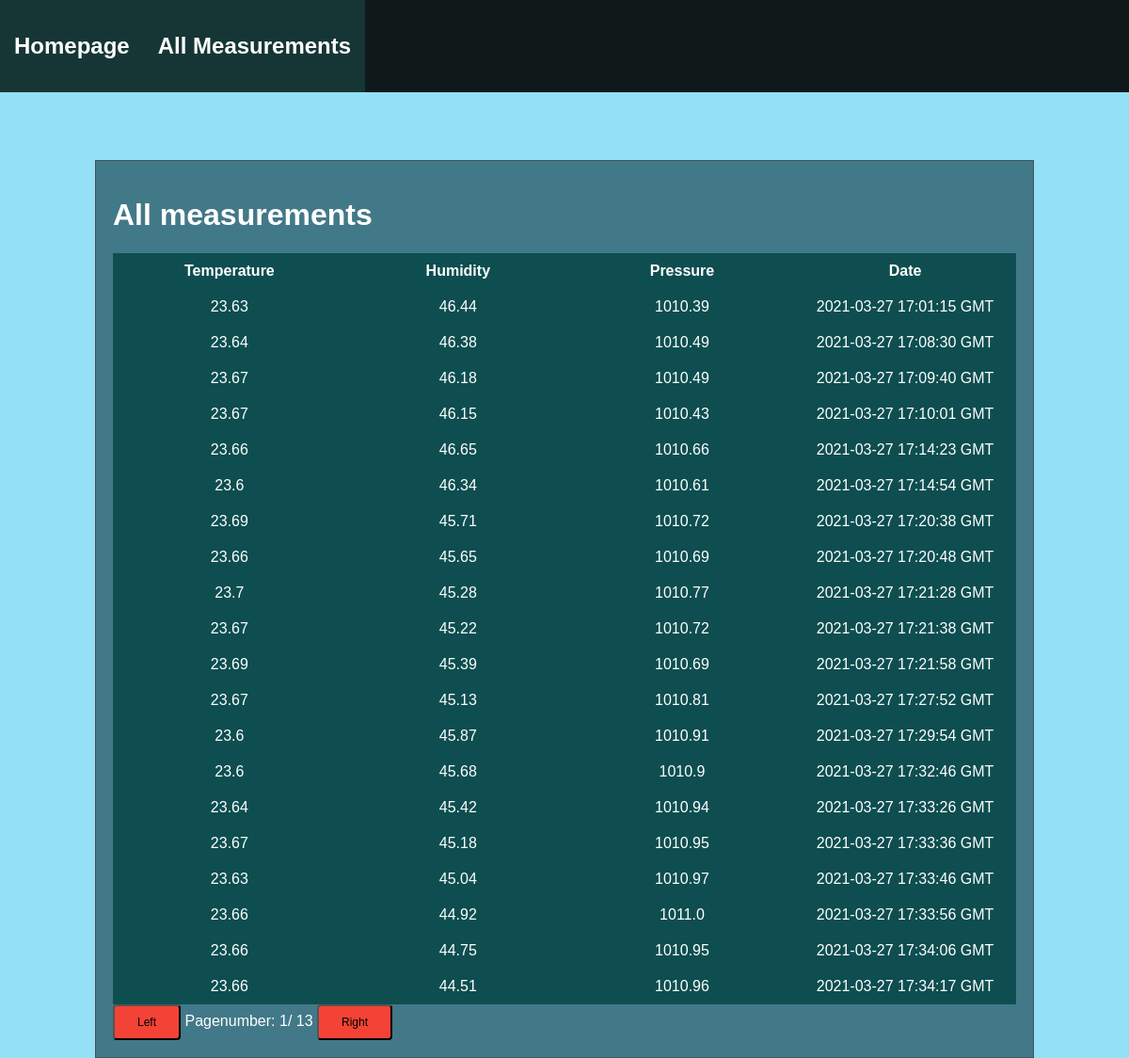
Screenshot of /measurements with the database file from the repository.
### tables this page shows
CREATE TABLE measurements(
    temp FLOAT(2) NOT NULL,
    hum FLOAT(2) NOT NULL,
    press FLOAT(2) NOT NULL,
    date TIMESTAMP NOT NULL
 );

### app.py (the view)
@app.route("/measurements")
def measurements():
    return render_template("/html/measurements.html", config=__CONFIG, data=db.get_measurements())

### measurements_db.py (called while the page is built)
def get_measurements():
    with sqlite3.connect(
        __MEASUREMENTS_DB, detect_types=sqlite3.PARSE_DECLTYPES | sqlite3.PARSE_COLNAMES
        ) as conn:
        cur = conn.cursor()
        cur.execute("SELECT * FROM measurements ORDER BY date ASC")
        return cur.fetchall()

### templates/html/measurements.html (shortened to what this page needs)
<!DOCTYPE html>
    {% extends "/html/layout.html" %}
    {% set active_page = "measurements" %}
    {% block content %}
        <h1>All measurements</h1>
            <table>
                    <tr>
                        <th>Temperature</th>
                        <th>Humidity</th>
                        <th>Pressure</th>
                        <th>Date</th>
                    </tr>
                <tbody id="messages">
                {% for n in data[0:20] %}
                    <tr>
                        <td> {{n[0]}} </td>
                        <td> {{n[1]}} </td>
                        <td> {{n[2]}} </td>
                        <td> {{n[3]}} GMT </td>
                    </tr>
                {% endfor %}
                </tbody>
            </table>
            <button id="left"> Left </button>
            <div id="pagenum">Pagenumber: 1/ {{((data|length)/20)|round()|int }}</div>
            <button id="right"> Right </button>
{% endblock content %}

### static/style/main.css (style rules this page uses)
body { margin: 0; background-color: #92e1f7f8; height:100vh; width: 100%; display: flex; font-family: sans-serif; margin-top: 100px; align-items: center; }
table { border-collapse: collapse; }
td, th { padding: 0.5rem; width: 300px; background-color:none; padding: 10px; margin: 10px 10px; background-color: rgb(14, 78, 80); color: white; text-align: center; }
div[id="pagenum"] { display: inline-block; }
button { display:inline-block; background-color: #f44336; border-radius: 4px; padding: 10px 24px; font-size: 12px; }

### rows the page displays
measurements: temp "23.63", hum "46.44", press "1010.39", date "2021-03-27 17:01:15"
measurements: temp "23.64", hum "46.38", press "1010.49", date "2021-03-27 17:08:30"
measurements: temp "23.67", hum "46.18", press "1010.49", date "2021-03-27 17:09:40"
measurements: temp "23.67", hum "46.15", press "1010.43", date "2021-03-27 17:10:01"
measurements: temp "23.66", hum "46.65", press "1010.66", date "2021-03-27 17:14:23"
measurements: temp "23.6", hum "46.34", press "1010.61", date "2021-03-27 17:14:54"
measurements: temp "23.69", hum "45.71", press "1010.72", date "2021-03-27 17:20:38"
measurements: temp "23.66", hum "45.65", press "1010.69", date "2021-03-27 17:20:48"
measurements: temp "23.7", hum "45.28", press "1010.77", date "2021-03-27 17:21:28"
measurements: temp "23.67", hum "45.22", press "1010.72", date "2021-03-27 17:21:38"
measurements: temp "23.69", hum "45.39", press "1010.69", date "2021-03-27 17:21:58"
measurements: temp "23.67", hum "45.13", press "1010.81", date "2021-03-27 17:27:52"
measurements: temp "23.6", hum "45.87", press "1010.91", date "2021-03-27 17:29:54"
measurements: temp "23.6", hum "45.68", press "1010.9", date "2021-03-27 17:32:46"
measurements: temp "23.64", hum "45.42", press "1010.94", date "2021-03-27 17:33:26"
measurements: temp "23.67", hum "45.18", press "1010.95", date "2021-03-27 17:33:36"
measurements: temp "23.63", hum "45.04", press "1010.97", date "2021-03-27 17:33:46"
measurements: temp "23.66", hum "44.92", press "1011.0", date "2021-03-27 17:33:56"
measurements: temp "23.66", hum "44.75", press "1010.95", date "2021-03-27 17:34:06"
measurements: temp "23.66", hum "44.51", press "1010.96", date "2021-03-27 17:34:17"

### other values shown
{{ caption|e }} "Homepage" "All Measurements"
{{ ((data|length)/20)|round()|int }} "13"
